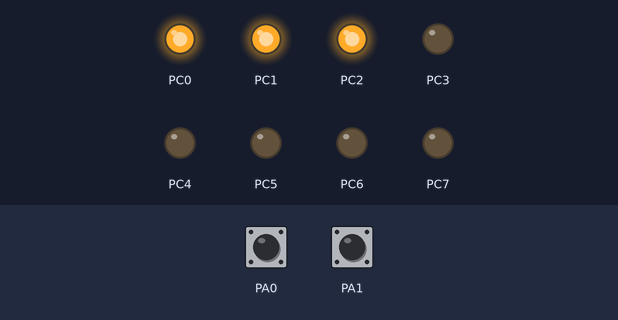
A program run on a simulated ATmega1284P, built with avr-gcc and emulated at 8 MHz. Shown: output pins drawn as LEDs (lit = HIGH). Inputs (shaded band) come from the test bench; at power-on: PA0 HIGH, PA1 HIGH.

Above: at 1.2 s.
1.3 s: PA0 pulled LOW for 0.15 s
At 2.5 s:
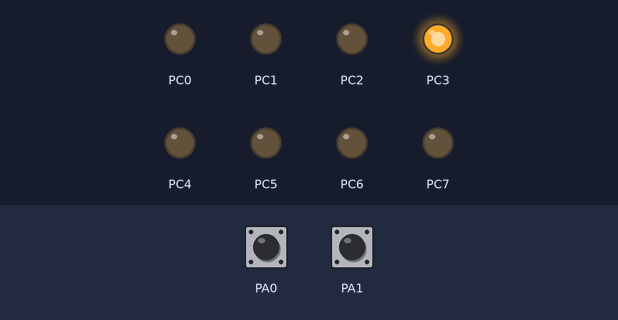
2.9 s: PA0 pulled LOW for 1 s
At 3.7 s:
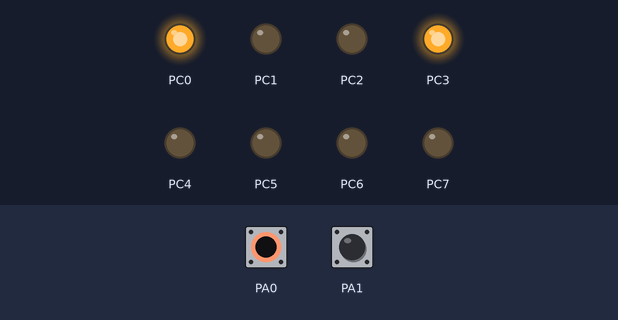
5.4 s: PA1 pulled LOW for 0.15 s
At 6.6 s:
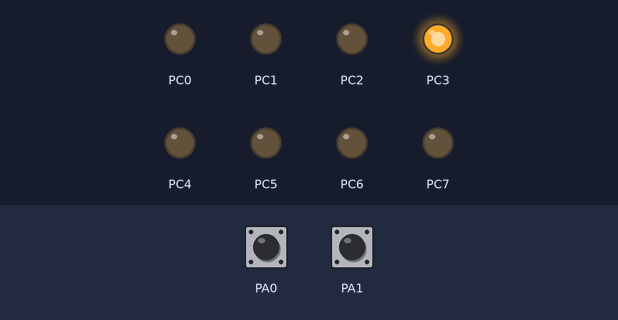
7.0 s: PA1 pulled LOW for 1 s
At 8.0 s:
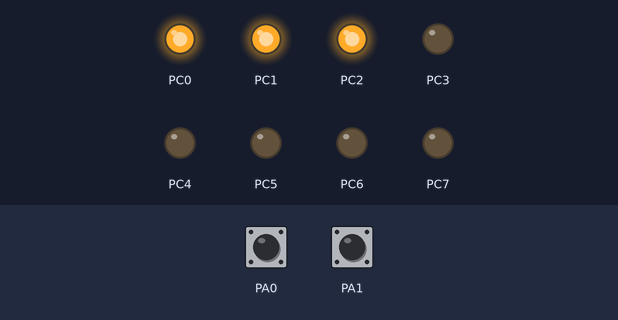
9.5 s: PA1 pulled LOW for 0.15 s
At 9.9 s:
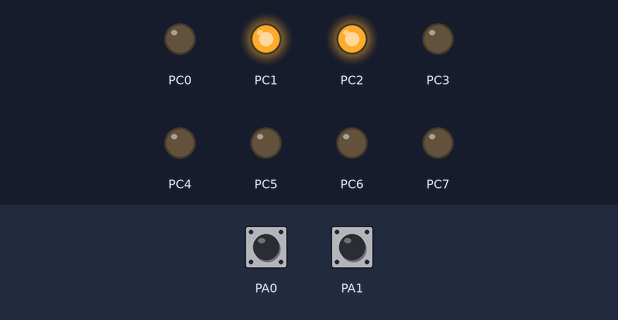
11.1 s: PA1 pulled LOW for 3.2 s
At 12.4 s:
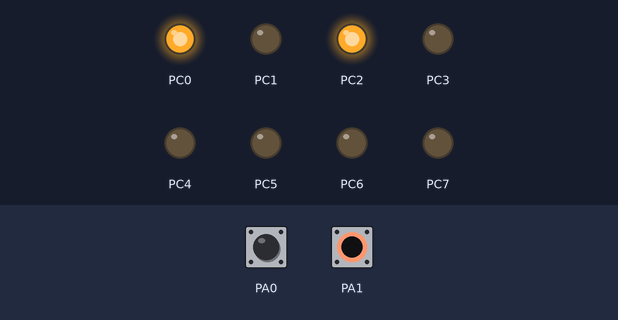
Timing chart, 0 to 14.1 s (numbered marks = the images above; inputs shaded):
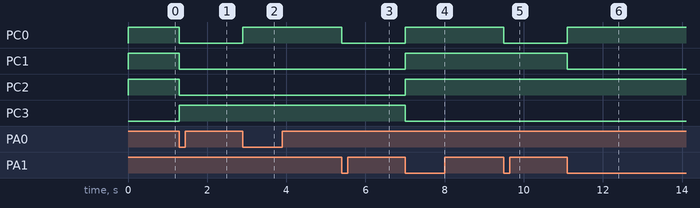

The program:

main.c
```c
/*	Author: Vy Vo
 *  Partner(s) Name:
 *	Lab Section: 022
 *	Assignment: Lab 4  Exercise #2
 *	Exercise Description: State Machines
 *	Buttons are connected to PA0 and PA1. Output for PORTC is initially 7. Pressing PA0 increments PORTC once (stopping at 9). Pressing PA1 decrements PORTC once (stopping at 0). If both buttons are depressed (even if not initially simultaneously), PORTC resets to 0.
 *
 *	I acknowledge all content contained herein, excluding template or example
 *	code, is my own original work.
 */
#include <avr/io.h>
#ifdef _SIMULATE_
#include "simAVRHeader.h"
#endif

enum States{Start, Wait, Increment, Decrement, Wait_A0, Wait_A1, Reset} state;

unsigned char tmpC = 0x07;

void Tick() {
	//read inputs
	unsigned char tmpA = ~PINA & 0x03;

	switch(state) { //transitions
		case Start:
			state = Wait;
			break;

		case Wait:
			if (tmpA == 0x00) {
				state = Wait;
			}
			else if (tmpA == 0x01) {
                state = Increment;
            }
           	else if (tmpA == 0x02) {
                state = Decrement;
            }
            else if (tmpA == 0x03) {
                state = Reset;
			}

			break;

		case Increment:
			if (tmpA == 0x00) {
				state = Wait;
			}
			else if (tmpA == 0x01) {
            	state = Wait_A0;
            }
			else if (tmpA == 0x02) {
				state = Decrement;
			}
			else if (tmpA == 0x03) {
				state = Reset;
			}

			break;

		case Decrement:
			if (tmpA == 0x00) {
				state = Wait;
			}
			else if (tmpA == 0x01) {
				state = Increment;
			}
			else if (tmpA == 0x02) {
            	state = Wait_A1;
            }
			else if (tmpA == 0x03) {
				state = Reset;
			}

			break;

		case Wait_A0:
			if (tmpA == 0x00) {
				state = Wait;
			}
			else if (tmpA == 0x01) {
				state = Wait_A0;
			}
			else if (tmpA == 0x02) {
				state = Decrement;
			}
			else if (tmpA == 0x03) {
				state = Reset;
			}

			break;

		case Wait_A1:
			if (tmpA == 0x00) {
				state = Wait;
			}
			else if (tmpA == 0x01) {
				state = Increment;
			}
			else if (tmpA == 0x02) {
				state = Wait_A1;
			}
			else if (tmpA == 0x03) {
				state = Reset;
			}

			break;

		case Reset:
			if (tmpA == 0x00) {
				state = Wait;
			}
			else if (tmpA == 0x01) {
                state = Wait_A0;
            }
            else if (tmpA == 0x02) {
        		state = Wait_A1;
    		}
            else if (tmpA == 0x03) {
        		state = Reset;
        	}

			break;

		default:
			break;

	}

	switch(state) { // state actions
		case Wait:
			break;

		case Increment:
			if (tmpC < 9) {
                tmpC++;
            }

			break;

		case Decrement:
			if (tmpC > 0) {
				tmpC--;
			}

			break;

		case Wait_A0:
			break;

		case Wait_A1:
			break;

		case Reset:
			tmpC = 0;

			break;

		default:
			break;

	}

	PORTC = tmpC;
}

int main(void) {
    /* Insert DDR and PORT initializations */
	DDRA = 0x00; PORTA = 0xFF; // configure port A's 8 pins as inputs
	DDRC = 0xFF; PORTC = 0x00; // configure port C's 8 pins as outputs

	// initialize starting state
	state = Start;
	/* Insert your solution below */
    while (1) {
		Tick();
    }

	return 1;
}
```

simAVRHeader.h
```c
/* Debug information for SimAVR */
#include <stdio.h>
#ifndef F_CPU
#define F_CPU 8000000
#endif

#include <avr/sleep.h>
#include "include/simavr/avr/avr_mcu_section.h"
AVR_MCU(F_CPU,"atmega1284");
AVR_MCU_VCD_FILE("build/results/Lab5_atmegachip1284_trace.vcd",1000);

const struct avr_mmcu_vcd_trace_t _mytrace[] _MMCU_ = {
    { AVR_MCU_VCD_SYMBOL("PINA0"), .mask = 1 << 0,.what = (void*)&PINA, } , // Example individual pin
    { AVR_MCU_VCD_SYMBOL("PORTB"), .what = (void*)&PORTB, } , // Example full port
};

/* Function to output through UART */
static int uart_putchar(char c, FILE *stream) {
    if (c == '\n') {
        uart_putchar('\r',stream);
    }
    loop_until_bit_is_set(UCSR0A,UDRE0);
    UDR0 = c;
    return 0;
}

/* Setup filestream for debugging */
FILE mystdout = FDEV_SETUP_STREAM(uart_putchar,NULL,_FDEV_SETUP_WRITE);
/* End SimAVR section */
```

Measured:
- after the input at 1.3 s, PC0–2: HIGH → LOW at once; PC3: LOW → HIGH at once
- after the input at 2.9 s, PC0: LOW → HIGH at once
- after the input at 5.4 s, PC0: HIGH → LOW at once
- after the input at 7.0 s, PC0–2: LOW → HIGH at once; PC3: HIGH → LOW at once
- after the input at 9.5 s, PC0: HIGH → LOW at once
- after the input at 11.1 s, PC0: LOW → HIGH at once; PC1: HIGH → LOW at once
